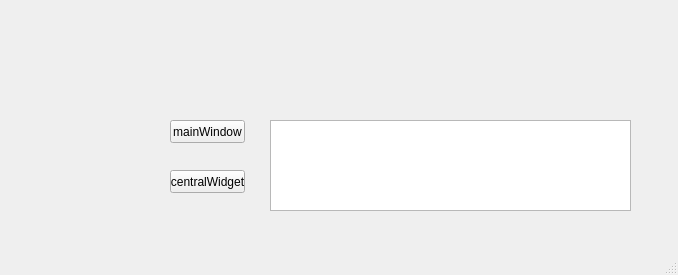
<?xml version="1.0" encoding="UTF-8"?>
<ui version="4.0">
 <class>MainWindow</class>
 <widget class="QMainWindow" name="MainWindow">
  <property name="geometry">
   <rect>
    <x>0</x>
    <y>0</y>
    <width>678</width>
    <height>275</height>
   </rect>
  </property>
  <property name="windowTitle">
   <string>MainWindow</string>
  </property>
  <widget class="QWidget" name="centralwidget">
   <widget class="QPushButton" name="pushButton">
    <property name="geometry">
     <rect>
      <x>170</x>
      <y>120</y>
      <width>75</width>
      <height>23</height>
     </rect>
    </property>
    <property name="text">
     <string>mainWindow</string>
    </property>
   </widget>
   <widget class="QTextEdit" name="textEdit">
    <property name="geometry">
     <rect>
      <x>270</x>
      <y>120</y>
      <width>361</width>
      <height>91</height>
     </rect>
    </property>
   </widget>
   <widget class="QPushButton" name="pushButton_2">
    <property name="geometry">
     <rect>
      <x>170</x>
      <y>170</y>
      <width>75</width>
      <height>23</height>
     </rect>
    </property>
    <property name="text">
     <string>centralWidget</string>
    </property>
   </widget>
  </widget>
  <widget class="QMenuBar" name="menubar">
   <property name="geometry">
    <rect>
     <x>0</x>
     <y>0</y>
     <width>678</width>
     <height>21</height>
    </rect>
   </property>
  </widget>
  <widget class="QStatusBar" name="statusbar"/>
  <action name="actionTest">
   <property name="text">
    <string>test</string>
   </property>
   <property name="toolTip">
    <string>sdfsdsdfsdf</string>
   </property>
  </action>
 </widget>
 <resources/>
 <connections>
  <connection>
   <sender>pushButton</sender>
   <signal>clicked()</signal>
   <receiver>MainWindow</receiver>
   <slot>myslot1()</slot>
   <hints>
    <hint type="sourcelabel">
     <x>207</x>
     <y>152</y>
    </hint>
    <hint type="destinationlabel">
     <x>338</x>
     <y>137</y>
    </hint>
   </hints>
  </connection>
  <connection>
   <sender>pushButton_2</sender>
   <signal>clicked()</signal>
   <receiver>centralwidget</receiver>
   <slot>hide()</slot>
   <hints>
    <hint type="sourcelabel">
     <x>207</x>
     <y>202</y>
    </hint>
    <hint type="destinationlabel">
     <x>338</x>
     <y>137</y>
    </hint>
   </hints>
  </connection>
 </connections>
 <slots>
  <signal>mysignal1()</signal>
  <slot>myslot1()</slot>
 </slots>
</ui>
